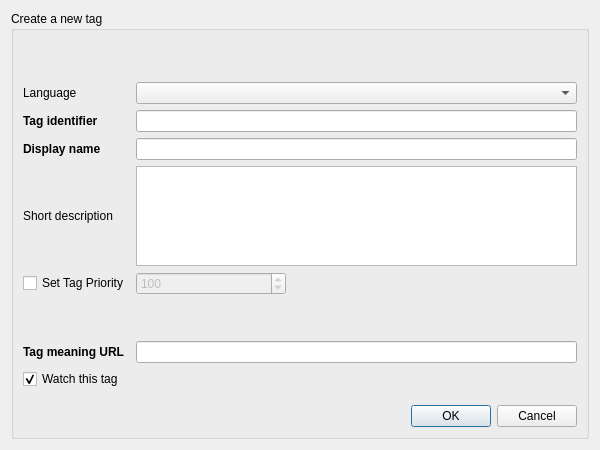
<?xml version="1.0" encoding="UTF-8"?>
<ui version="4.0">
 <class>CreateTagDialog</class>
 <widget class="QDialog" name="CreateTagDialog">
  <property name="geometry">
   <rect>
    <x>0</x>
    <y>0</y>
    <width>600</width>
    <height>450</height>
   </rect>
  </property>
  <property name="minimumSize">
   <size>
    <width>500</width>
    <height>450</height>
   </size>
  </property>
  <property name="windowTitle">
   <string>Create a new tag</string>
  </property>
  <layout class="QVBoxLayout" name="verticalLayout">
   <item>
    <widget class="QGroupBox" name="groupBox">
     <property name="focusPolicy">
      <enum>Qt::StrongFocus</enum>
     </property>
     <property name="title">
      <string>Create a new tag</string>
     </property>
     <layout class="QGridLayout" name="gridLayout_2">
      <item row="0" column="0">
       <layout class="QGridLayout" name="gridLayout">
        <item row="7" column="1">
         <widget class="QLineEdit" name="meaningUrl">
          <property name="maxLength">
           <number>1024</number>
          </property>
          <property name="clearButtonEnabled">
           <bool>true</bool>
          </property>
         </widget>
        </item>
        <item row="1" column="0">
         <widget class="QLabel" name="label_5">
          <property name="toolTip">
           <string>&lt;html&gt;&lt;head/&gt;&lt;body&gt;&lt;p&gt;&lt;span style=&quot; font-size:11pt;&quot;&gt;The language associated with the metadata of this tag (display name and description)&lt;/span&gt;&lt;/p&gt;&lt;/body&gt;&lt;/html&gt;</string>
          </property>
          <property name="text">
           <string>Language</string>
          </property>
         </widget>
        </item>
        <item row="3" column="1">
         <widget class="QLineEdit" name="displayName">
          <property name="maxLength">
           <number>64</number>
          </property>
         </widget>
        </item>
        <item row="7" column="0">
         <widget class="QLabel" name="label_3">
          <property name="toolTip">
           <string>&lt;html&gt;&lt;head/&gt;&lt;body&gt;&lt;p&gt;A link to a document related to this tag&lt;/p&gt;&lt;/body&gt;&lt;/html&gt;</string>
          </property>
          <property name="styleSheet">
           <string notr="true">font-weight: bold;</string>
          </property>
          <property name="text">
           <string>Tag meaning URL</string>
          </property>
         </widget>
        </item>
        <item row="6" column="1">
         <spacer name="verticalSpacer">
          <property name="orientation">
           <enum>Qt::Vertical</enum>
          </property>
          <property name="sizeType">
           <enum>QSizePolicy::Maximum</enum>
          </property>
          <property name="sizeHint" stdset="0">
           <size>
            <width>20</width>
            <height>40</height>
           </size>
          </property>
         </spacer>
        </item>
        <item row="1" column="1">
         <widget class="QComboBox" name="tagMainLanguage"/>
        </item>
        <item row="8" column="0">
         <widget class="QCheckBox" name="watchTag">
          <property name="toolTip">
           <string>&lt;html&gt;&lt;head/&gt;&lt;body&gt;&lt;p&gt;&lt;span style=&quot; font-size:11pt;&quot;&gt;Put this tag in the watchlist&lt;/span&gt;&lt;/p&gt;&lt;/body&gt;&lt;/html&gt;</string>
          </property>
          <property name="text">
           <string>Watch this tag</string>
          </property>
          <property name="checked">
           <bool>true</bool>
          </property>
         </widget>
        </item>
        <item row="2" column="1">
         <widget class="QLineEdit" name="tagUriName">
          <property name="styleSheet">
           <string notr="true">font: 13pt &quot;Segoe UI&quot;;
font-weight: bold;</string>
          </property>
          <property name="maxLength">
           <number>64</number>
          </property>
         </widget>
        </item>
        <item row="0" column="1">
         <widget class="QLabel" name="tagUriLabel">
          <property name="styleSheet">
           <string notr="true">padding: 5px;</string>
          </property>
          <property name="text">
           <string/>
          </property>
         </widget>
        </item>
        <item row="2" column="0">
         <widget class="QLabel" name="label">
          <property name="toolTip">
           <string>&lt;html&gt;&lt;head/&gt;&lt;body&gt;&lt;p&gt;&lt;span style=&quot; font-size:14pt; font-weight:400;&quot;&gt;Tag identifier. Tags use URIs in the format: it:tagname. Examples:&lt;/span&gt;&lt;/p&gt;&lt;p&gt;&lt;span style=&quot; font-size:14pt;&quot;&gt;- it:ipfs&lt;/span&gt;&lt;/p&gt;&lt;p&gt;&lt;span style=&quot; font-size:14pt;&quot;&gt;- it:books:science&lt;/span&gt;&lt;/p&gt;&lt;p&gt;&lt;span style=&quot; font-size:14pt; font-weight:400;&quot;&gt;This field should only contain the tagname part (without the it: prefix)&lt;/span&gt;&lt;/p&gt;&lt;/body&gt;&lt;/html&gt;</string>
          </property>
          <property name="styleSheet">
           <string notr="true">font-weight: bold;</string>
          </property>
          <property name="text">
           <string>Tag identifier</string>
          </property>
         </widget>
        </item>
        <item row="4" column="1">
         <widget class="QPlainTextEdit" name="shortDescription">
          <property name="maximumSize">
           <size>
            <width>16777215</width>
            <height>100</height>
           </size>
          </property>
         </widget>
        </item>
        <item row="3" column="0">
         <widget class="QLabel" name="label_2">
          <property name="toolTip">
           <string>&lt;html&gt;&lt;head/&gt;&lt;body&gt;&lt;p&gt;&lt;span style=&quot; font-size:12pt; font-weight:400;&quot;&gt;Display name (the name that will appear in the user interface)&lt;/span&gt;&lt;/p&gt;&lt;/body&gt;&lt;/html&gt;</string>
          </property>
          <property name="styleSheet">
           <string notr="true">font-weight: bold;</string>
          </property>
          <property name="text">
           <string>Display name</string>
          </property>
         </widget>
        </item>
        <item row="4" column="0">
         <widget class="QLabel" name="label_4">
          <property name="toolTip">
           <string>&lt;html&gt;&lt;head/&gt;&lt;body&gt;&lt;p&gt;&lt;span style=&quot; font-size:12pt;&quot;&gt;Short description of the tag (this isn't a mandatory field).&lt;/span&gt;&lt;/p&gt;&lt;/body&gt;&lt;/html&gt;</string>
          </property>
          <property name="text">
           <string>Short description</string>
          </property>
         </widget>
        </item>
        <item row="5" column="1">
         <widget class="QSpinBox" name="priority">
          <property name="enabled">
           <bool>false</bool>
          </property>
          <property name="maximumSize">
           <size>
            <width>150</width>
            <height>16777215</height>
           </size>
          </property>
          <property name="maximum">
           <number>150</number>
          </property>
          <property name="value">
           <number>100</number>
          </property>
         </widget>
        </item>
        <item row="5" column="0">
         <widget class="QCheckBox" name="setTagPriority">
          <property name="toolTip">
           <string>&lt;html&gt;&lt;head/&gt;&lt;body&gt;&lt;p&gt;&lt;span style=&quot; font-size:12pt;&quot;&gt;Set Tag priority in the UI (lower value = higher priority, highest = 0)&lt;/span&gt;&lt;/p&gt;&lt;/body&gt;&lt;/html&gt;</string>
          </property>
          <property name="text">
           <string>Set Tag Priority</string>
          </property>
         </widget>
        </item>
       </layout>
      </item>
      <item row="2" column="0">
       <widget class="QDialogButtonBox" name="buttonBox">
        <property name="standardButtons">
         <set>QDialogButtonBox::Cancel|QDialogButtonBox::Ok</set>
        </property>
       </widget>
      </item>
      <item row="1" column="0">
       <spacer name="verticalSpacer_2">
        <property name="orientation">
         <enum>Qt::Vertical</enum>
        </property>
        <property name="sizeType">
         <enum>QSizePolicy::Maximum</enum>
        </property>
        <property name="sizeHint" stdset="0">
         <size>
          <width>20</width>
          <height>10</height>
         </size>
        </property>
       </spacer>
      </item>
     </layout>
    </widget>
   </item>
  </layout>
 </widget>
 <tabstops>
  <tabstop>tagUriName</tabstop>
  <tabstop>displayName</tabstop>
  <tabstop>shortDescription</tabstop>
  <tabstop>priority</tabstop>
  <tabstop>meaningUrl</tabstop>
  <tabstop>groupBox</tabstop>
  <tabstop>tagMainLanguage</tabstop>
  <tabstop>watchTag</tabstop>
  <tabstop>setTagPriority</tabstop>
 </tabstops>
 <resources/>
 <connections/>
</ui>
